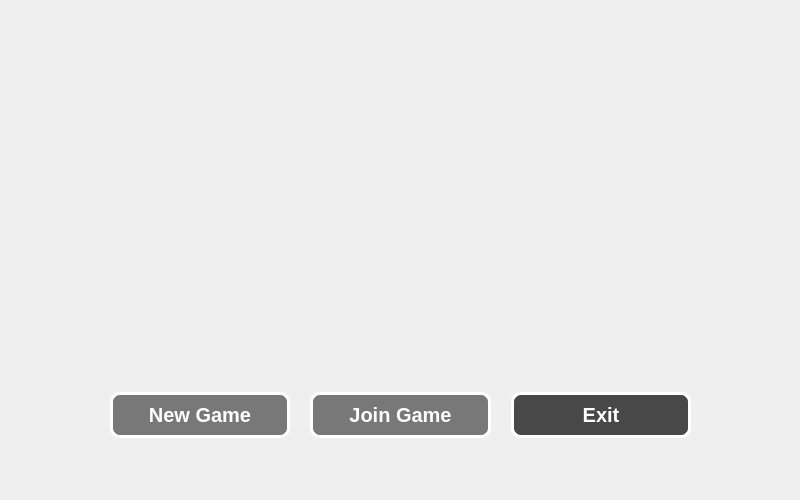
<?xml version="1.0" encoding="UTF-8"?>
<ui version="4.0">
 <class>Lobby</class>
 <widget class="QMainWindow" name="Lobby">
  <property name="enabled">
   <bool>true</bool>
  </property>
  <property name="geometry">
   <rect>
    <x>0</x>
    <y>0</y>
    <width>800</width>
    <height>500</height>
   </rect>
  </property>
  <property name="mouseTracking">
   <bool>false</bool>
  </property>
  <property name="tabletTracking">
   <bool>false</bool>
  </property>
  <property name="windowTitle">
   <string>Lobby</string>
  </property>
  <property name="autoFillBackground">
   <bool>true</bool>
  </property>
  <property name="styleSheet">
   <string notr="true"/>
  </property>
  <property name="animated">
   <bool>false</bool>
  </property>
  <property name="documentMode">
   <bool>false</bool>
  </property>
  <widget class="QWidget" name="centralwidget">
   <property name="autoFillBackground">
    <bool>false</bool>
   </property>
   <property name="styleSheet">
    <string notr="true">QWidget {
    background-image: url(:/images/background_lobby.png);
}</string>
   </property>
   <widget class="QWidget" name="horizontalLayoutWidget">
    <property name="geometry">
     <rect>
      <x>110</x>
      <y>390</y>
      <width>581</width>
      <height>51</height>
     </rect>
    </property>
    <layout class="QHBoxLayout" name="horizontalLayout">
     <property name="spacing">
      <number>20</number>
     </property>
     <item>
      <widget class="QPushButton" name="pushButton">
       <property name="font">
        <font>
         <family>Segoe UI</family>
         <pointsize>-1</pointsize>
         <bold>true</bold>
        </font>
       </property>
       <property name="styleSheet">
        <string notr="true">QPushButton {
    border: 3px solid white;
    background-color: rgba(0, 0, 0, 0.5);
    color: white;
    font-weight: bold;
    font-size: 20px;
    border-radius: 10px;
	height: 40px;
}</string>
       </property>
       <property name="text">
        <string>New Game</string>
       </property>
      </widget>
     </item>
     <item>
      <widget class="QPushButton" name="pushButton_2">
       <property name="styleSheet">
        <string notr="true">QPushButton {
    border: 3px solid white;
    background-color: rgba(0, 0, 0, 0.5);
    color: white;
    font-weight: bold;
    font-size: 20px;
    border-radius: 10px;
	height: 40px;
}</string>
       </property>
       <property name="text">
        <string>Join Game</string>
       </property>
      </widget>
     </item>
     <item>
      <widget class="QPushButton" name="pushButton_3">
       <property name="styleSheet">
        <string notr="true">QPushButton {
    border: 3px solid white;
    background-color: rgba(0, 0, 0, 0.7); 
    color: white;
    font-weight: bold;
    font-size: 20px;
    border-radius: 10px;
	height: 40px;
}</string>
       </property>
       <property name="text">
        <string>Exit</string>
       </property>
      </widget>
     </item>
    </layout>
   </widget>
  </widget>
 </widget>
  <resources>
  <include location="resources.qrc"/>
 </resources>
 <connections/>
</ui>
